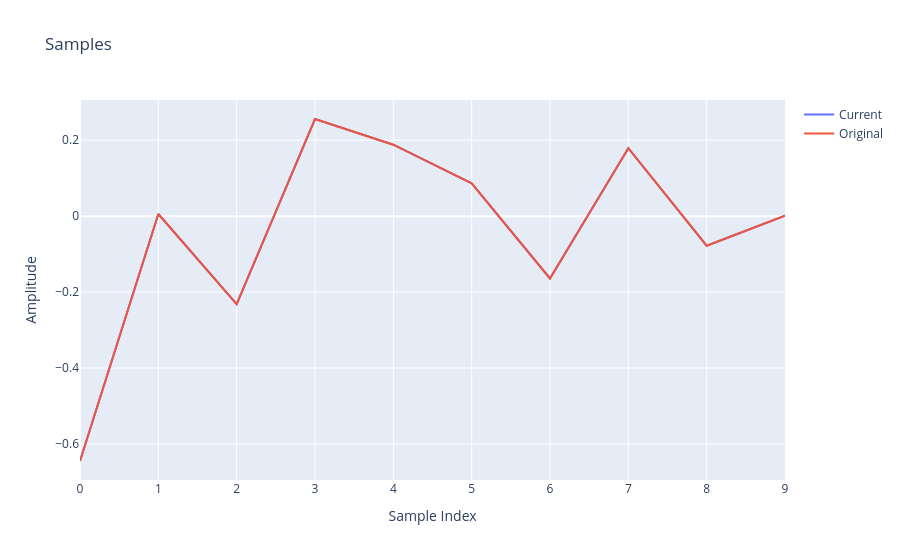

Source (notebook cell):
### Code cell
fig = go.Figure()

fig.add_trace(
    go.Scatter(
        y=xs,
        mode="lines",
        name="Current",
    )
)

fig.add_trace(
    go.Scatter(
        y=ys,
        mode="lines",
        name="Original",
    )
)


fig.update_layout(
    title="Samples",
    xaxis_title="Sample Index",
    yaxis_title="Amplitude",
)

fig.show()

### Figure 1 — Plotly figure (JSON) as saved in the notebook; plotly's stock layout.template omitted (floating-point values rounded to 4 significant figures)
{"data": [{"mode": "lines", "name": "Current", "type": "scatter", "y": [-0.6449, 0.005771, -0.2317, 0.2559, 0.1883, 0.08651, -0.164, 0.1789, -0.07783, 0.001088]}, {"mode": "lines", "name": "Original", "type": "scatter", "y": [-0.6449, 0.005771, -0.2317, 0.2559, 0.1883, 0.08651, -0.164, 0.1789, -0.07783, 0.001088]}], "layout": {"title": {"text": "Samples"}, "xaxis": {"title": {"text": "Sample Index"}}, "yaxis": {"title": {"text": "Amplitude"}}}}
